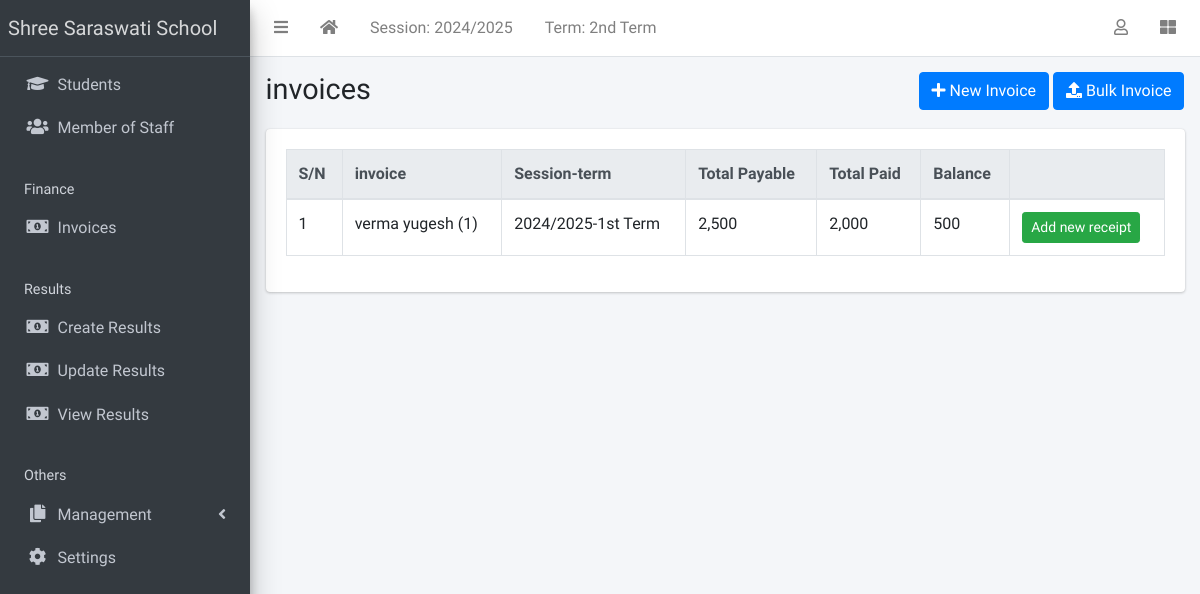
Before: /finance/list/ (signed in) with the older database file.
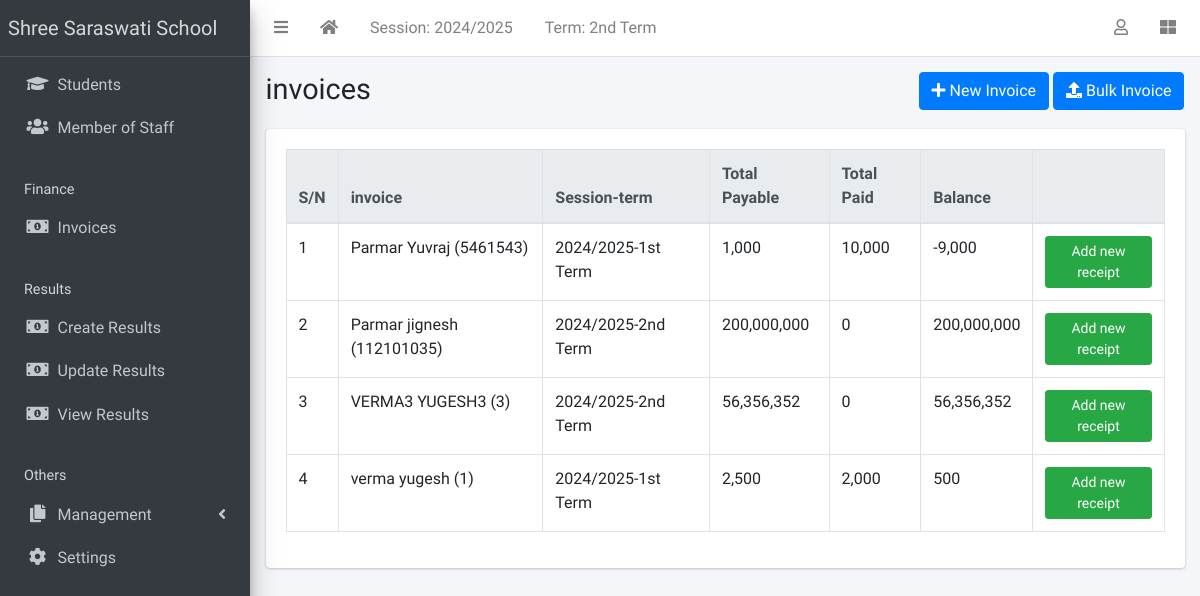
After: the same page with the newer database file.
### apps/corecode/models.py (models this page shows)
class AcademicSession(models.Model):
    name = models.CharField(max_length=200, unique=True)
    current = models.BooleanField(default=True)
    class Meta:
        ordering = ["-name"]
    def __str__(self):
        return self.name

class AcademicTerm(models.Model):
    name = models.CharField(max_length=20, unique=True)
    current = models.BooleanField(default=True)
    class Meta:
        ordering = ["name"]
    def __str__(self):
        return self.name

### apps/finance/models.py (models this page shows, shortened)
class Invoice(models.Model):
    student = models.ForeignKey(Student, on_delete=models.CASCADE)
    session = models.ForeignKey(AcademicSession, on_delete=models.CASCADE)
    term = models.ForeignKey(AcademicTerm, on_delete=models.CASCADE)
    class_for = models.ForeignKey(StudentClass, on_delete=models.CASCADE)
    balance_from_previous_term = models.IntegerField(default=0)
    status = models.CharField(
        max_length=20,
        choices=[("active", "Active"), ("closed", "Closed")],
        default="active",
    )
    class Meta:
        ordering = ["student", "term"]
    def __str__(self):
        return f"{self.student}"
    def balance(self):
        payable = self.total_amount_payable()
        paid = self.total_amount_paid()
        return payable - paid
    def amount_payable(self):
        items = InvoiceItem.objects.filter(invoice=self)
        total = 0
        for item in items:
            total += item.amount
        return total
    def total_amount_payable(self):
        return self.balance_from_previous_term + self.amount_payable()
    def total_amount_paid(self):
        receipts = Receipt.objects.filter(invoice=self)
        amount = 0
        for receipt in receipts:
            amount += receipt.amount_paid
        return amount

class InvoiceItem(models.Model):
    invoice = models.ForeignKey(Invoice, on_delete=models.CASCADE)
    description = models.CharField(max_length=200)
    amount = models.IntegerField()

class Receipt(models.Model):
    invoice = models.ForeignKey(Invoice, on_delete=models.CASCADE)
    amount_paid = models.IntegerField()
    date_paid = models.DateField(default=timezone.now)
    comment = models.CharField(max_length=200, blank=True)

### apps/students/models.py (models this page shows, shortened)
class Student(models.Model):
    STATUS_CHOICES = [("active", "Active"), ("inactive", "Inactive")]
    GENDER_CHOICES = [("male", "Male"), ("female", "Female")]
    current_status = models.CharField(
        max_length=10, choices=STATUS_CHOICES, default="active"
    )
    registration_number = models.CharField(max_length=200, unique=True)
    surname = models.CharField(max_length=200)
    firstname = models.CharField(max_length=200)
    other_name = models.CharField(max_length=200, blank=True)
    gender = models.CharField(max_length=10, choices=GENDER_CHOICES, default="male")
    date_of_birth = models.DateField(default=timezone.now)
    current_class = models.ForeignKey(
        StudentClass, on_delete=models.SET_NULL, blank=True, null=True
    )
    date_of_admission = models.DateField(default=timezone.now)
    mobile_num_regex = RegexValidator(
        regex="^[0-9]{10,15}$", message="Entered mobile number isn't in a right format!"
    )
    parent_mobile_number = models.CharField(
        validators=[mobile_num_regex], max_length=13, blank=True
    )
    address = models.TextField(blank=True)
    others = models.TextField(blank=True)
    passport = models.ImageField(blank=True, upload_to="students/passports/")
    class Meta:
        ordering = ["surname", "firstname", "other_name"]
    def __str__(self):
        return f"{self.surname} {self.firstname} {self.other_name} ({self.registration_number})"

### apps/finance/views.py (the view)
# urls.py: path("list/", InvoiceListView.as_view(), name="invoice-list"),
class InvoiceListView(LoginRequiredMixin, ListView):
    model = Invoice

### apps/corecode/context_processors.py (called while the page is built)
def site_defaults(request):
    current_session = AcademicSession.objects.get(current=True)
    current_term = AcademicTerm.objects.get(current=True)
    vals = SiteConfig.objects.all()
    contexts = {
        "current_session": current_session.name,
        "current_term": current_term.name,
    }
    for val in vals:
        contexts[val.key] = val.value
    return contexts

### apps/finance/templates/finance/invoice_list.html (shortened to what this page needs)
{% extends 'base.html' %}
{% load humanize %}
{% block title %}invoices{% endblock title %}
{% block breadcrumb %}
<a class="btn btn-primary" href="{% url 'invoice-create' %}"><i
    class="fas fa-plus"></i> New Invoice</a>
<a class="btn btn-primary" href="{% url 'bulk-invoice' %}"><i
    class="fas fa-upload"></i> Bulk Invoice</a>
{% endblock breadcrumb %}
{% block content %}
  <div class="table-responsive">
    <table id="invoicetable" class="table table-bordered table-hover">
      <thead class="thead-light">
        <tr>
          <th>S/N</th>
          <th>invoice</th>
          <th>Session-term</th>
          <th>Total Payable</th>
          <th>Total Paid</th>
          <th>Balance</th>
          <th></th>
        </tr>
      </thead>
      <tbody>
        {% for invoice in object_list %}
          <tr class='clickable-row' data-href="{% url 'invoice-detail' invoice.id %}">
            <td>{{ forloop.counter}}</td>
            <td>{{ invoice}}</td>
            <td>{{ invoice.session}}-{{ invoice.term}}</td>
            <td>{{ invoice.total_amount_payable | intcomma }}</td>
            <td>{{ invoice.total_amount_paid | intcomma }}</td>
            <td>{{ invoice.balance | intcomma }}</td>
            <td><a class="btn btn-success btn-sm"
                href="{% url 'receipt-create' %}?invoice={{ invoice.id }}">Add new
                receipt</a></td>
          </tr>
        {% endfor %}
      </tbody>
    </table>
  </div>
{% endblock content %}

### templates/base.html (shortened to what this page needs)
{% load static %}
<!DOCTYPE html>
<html lang="en">
<head>
  <link rel="stylesheet" href="{% static 'plugins/fontawesome-free/css/all.min.css' %}">
  <link rel="stylesheet" href="{% static 'plugins/toastr/toastr.min.css' %}">
  <link rel="stylesheet"
    href="{% static 'plugins/overlayScrollbars/css/OverlayScrollbars.min.css' %}">
  <link rel="stylesheet" href="{% static 'plugins/Datatables/datatables.min.css' %}" />
  <link rel="stylesheet" href="{% static 'dist/css/adminlte.min.css' %}">
</head>
<body
  class="hold-transition sidebar-mini layout-fixed layout-navbar-fixed layout-footer-fixed">
  <div class="wrapper">
    <nav class="main-header navbar navbar-expand navbar-white navbar-light">
      <ul class="navbar-nav">
        <li class="nav-item">
          <a class="nav-link" data-widget="pushmenu" href="#" role="button"><i
              class="fas fa-bars"></i></a>
        </li>
        <li class="nav-item d-none d-sm-inline-block">
          <a href="{% url 'home' %} " class="nav-link"><i class="fa fa-home"></i></a>
        </li>
        <li class="nav-item d-none d-sm-inline-block">
          <a href="{% url 'current-session' %}" class="nav-link">Session: {{ current_session }}</a>
        </li>
        <li class="nav-item d-none d-sm-inline-block">
          <a href="{% url 'current-session' %}" class="nav-link">Term: {{ current_term }}</a>
        </li>
      </ul>
      <ul class="navbar-nav ml-auto">
        <li class="nav-item dropdown">
          <a class="nav-link" data-toggle="dropdown" href="#">
            <i class="far fa-user"></i>
          </a>
        </li>
        <li class="nav-item">
          <a class="nav-link" data-widget="control-sidebar" data-slide="true"
            href="#" role="button"><i class="fas fa-th-large"></i></a>
        </li>
      </ul>
    </nav>
    <aside class="main-sidebar sidebar-dark-primary elevation-4">
      <a href="{% url 'home' %}" class="brand-link">Shree Saraswati  School</a>
      <div class="sidebar">
        <nav class="mt-2">
          <ul class="nav nav-pills nav-sidebar flex-column"
            data-widget="treeview" role="menu" data-accordion="false">
            <li class="nav-item">
              <a href="{% url 'student-list' %}" class="nav-link">
                <i class="nav-icon fas fa-graduation-cap"></i>
                <p>
                  Students
                </p>
              </a>
            </li>
            <li class="nav-item">
              <a href="{% url 'staff-list' %}" class="nav-link">
                <i class="nav-icon fas fa-users"></i>
                <p>
                  Member of Staff
                </p>
              </a>
            </li>
            <li class="nav-header">Finance</li>
            <li class="nav-item">
              <a href="{% url 'invoice-list' %}" class="nav-link">
                <i class="nav-icon fas fa-money-bill-alt"></i>
                <p>
                  Invoices
                </p>
              </a>
            </li>
            <li class="nav-header">Results</li>
            <li class="nav-item">
              <a href="{% url 'create-result' %}" class="nav-link">
                <i class="nav-icon fas fa-money-bill-alt"></i>
                <p>
                  Create Results
                </p>
              </a>
            </li>
            <li class="nav-item">
              <a href="{% url 'edit-results' %}" class="nav-link">
                <i class="nav-icon fas fa-money-bill-alt"></i>
                <p>
                  Update Results
                </p>
              </a>
            </li>
            <li class="nav-item">
              <a href="{% url 'view-results' %}" class="nav-link">
                <i class="nav-icon fas fa-money-bill-alt"></i>
                <p>
                  View Results
                </p>
              </a>
            </li>
            <li class="nav-header">Others</li>
            <li class="nav-item has-treeview">
              <a href="#" class="nav-link">
                <i class="nav-icon fas fa-copy"></i>
                <p>
                  Management
                  <i class="fas fa-angle-left right"></i>
                </p>
              </a>
            </li>
            <li class="nav-item">
              <a href="{% url 'configs' %}" class="nav-link">
                <i class="nav-icon fas fa-cog"></i>
                <p>
                  Settings
                </p>
              </a>
            </li>
          </ul>
        </nav>
      </div>
    </aside>
    <div class="content-wrapper">
      <section class="content-header">
        <div class="container-fluid">
          <div class="row mb-1">
            <div class="col-sm-8">
              <h1>{% block title %}{% endblock title %}</h1>
            </div>
            <div class="col-sm-4">
              <ol class="breadcrumb float-sm-right">
                <li class="breadcrumb-item">{% block breadcrumb %}{% endblock breadcrumb %}</li>
              </ol>
            </div>
          </div>
        </div>
      </section>
      <section class="content">
        <div class="container-fluid">
          <div class="row">
            <div class="col-md-12">
              {% block fullcard %}
              <div class="card">
                <div class="card-body">
                  <div class="row">
                    <div class="col">
                      {% block content %}
                      {% endblock content %}
                    </div>
                  </div>
                </div>
              </div>
              {% endblock fullcard %}
            </div>
          </div>
        </div>
      </section>
    </div>
  </div>
</body>
</html>

Changed rows visible on the page:
added Invoice: student.registration_number "Parmar Yuvraj (5461543)", session "2024/2025", term "1st Term", total_amount_payable "1,000", total_amount_paid "10,000", balance "-9,000"
added Invoice: student.registration_number "Parmar jignesh (112101035)", session "2024/2025", term "2nd Term", total_amount_payable "200,000,000", total_amount_paid "0", balance "200,000,000"
added Invoice: student.registration_number "VERMA3 YUGESH3 (3)", session "2024/2025", term "2nd Term", total_amount_payable "56,356,352", total_amount_paid "0", balance "56,356,352"
